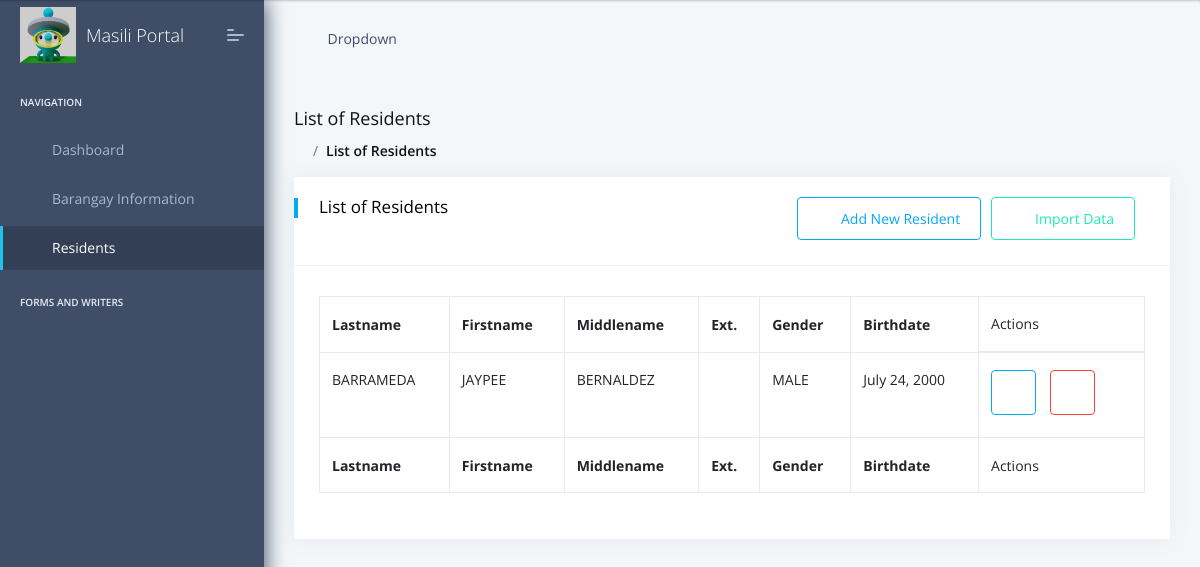
/residents/ (signed in), run on the app's committed database.
### apps/home/models.py (models this page shows)
class Resident(models.Model):
    id = models.AutoField(primary_key=True)
    res_fname = models.CharField(max_length=50, blank=False)
    res_lname = models.CharField(max_length=50, blank=False)
    res_mname = models.CharField(max_length=50, blank=True)
    res_extname = models.CharField(max_length=5, blank=True)
    gender = (
        ['MALE', 'MALE'],
        ['FEMALE', 'FEMALE']
    )
    res_gender = models.CharField(max_length=10, choices=gender, blank=False)
    res_bdate = models.DateField(blank=False)
    res_place_of_birth = models.CharField(max_length=50, blank=False)
    res_purok = models.ForeignKey('purok', on_delete=models.CASCADE, blank=False)
    res_address1 = models.CharField(max_length=100, blank=False)
    res_contactNo = models.CharField(max_length=11, blank=False)
    res_email = models.EmailField(max_length=50, blank=False)
    civil_status = (
        ['SINGLE', 'SINGLE'],
        ['MARRIED', 'MARRIED'],
        ['WIDOWED', 'WIDOWED'],
        ['SEPARATED', 'SEPARATED'],
        ['DIVORCED', 'DIVORCED']
    )
    res_civil_status = models.CharField(max_length=10, choices=civil_status, blank=False)
    res_occupation = models.CharField(max_length=50, blank=False)
    res_nationality = models.CharField(max_length=50, blank=False)
    res_religion = models.CharField(max_length=50, blank=False)
    res_photo = models.ImageField(upload_to=resPhoto_path(), blank=True, null=True, storage=storage.OverwriteStorage())
    voter=(('YES','YES'),('NO','NO'))
    res_isVoter = models.CharField(max_length=10, choices=voter, blank=False)
    def __str__(self):
        return str(self.id)

### apps/home/views.py (the view)
# urls.py: path('residents/', views.residents_list, name='brgy_residents'),
def residents_list(request):
    _data = models.Resident.objects.all()
    print(_data)
    context = {'segment': 'residents', 'data': _data}
    html_template = loader.get_template('home/residents/residents_list.html')
    return HttpResponse(html_template.render(context, request))

### apps/context_processors.py (called while the page is built)
def cfg_assets_root(request):
    return { 'ASSETS_ROOT' : settings.ASSETS_ROOT }

### apps/templates/home/residents/residents_list.html (shortened to what this page needs)
{% extends 'home/residents/residents_base.html' %}
{% load static %}
{% block header %}
    <div class="page-header-title">
        <h5 class="m-b-10">List of Residents</h5>
    </div>
    <ul class="breadcrumb">
        <li class="breadcrumb-item"><a href="{% url 'home' %}"><i class="feather icon-home"></i></a></li>
        <li class="breadcrumb-item"><a href="/">List of Residents</a></li>
    </ul>
{% endblock %}
{% block resident_view %}
    <div class="row">
        <div class="col-xl-12">
            <div class="card">
                <div class="card-header">
                    <h5>List of Residents</h5>
                    <a class="btn btn-outline-success float-right" href='{% url 'brgy_resident_add' %}'><i class="fas fa-plus"></i>Import Data</a>
                    <a class="btn btn-outline-primary float-right" href='{% url 'brgy_resident_add' %}'><i class="fas fa-plus"></i>Add New Resident</a>
                </div>
                <div class="card-block table-border-style">
                    <div class="table-responsive">
                        <table id="example1" class="table table-bordered table-hover">
                            <thead>
                            <tr>
                                <th>Lastname</th>
                                <th>Firstname</th>
                                <th>Middlename</th>
                                <th>Ext.</th>
                                <th>Gender</th>
                                <th>Birthdate</th>
                                <td>Actions</td>
                            </tr>
                            </thead>
                            <tbody>
                            {% for resident in data %}
                                <tr>
                                    <td>{{ resident.res_lname }}</td>
                                    <td>{{ resident.res_fname }}</td>
                                    <td>{{ resident.res_mname }}</td>
                                    <td>{{ resident.res_extname }}</td>
                                    <td>{{ resident.res_gender }}</td>
                                    <td>{{ resident.res_bdate }}</td>
                                    <td>
                                        <a class="btn btn-icon btn-outline-primary" href="{% url 'resident_view' resident.id %}"><i class="fas fa-info"></i></a>
                                        <a class="btn btn-icon btn-outline-danger" href="{% url 'brgy_purok_delete' resident.id %}"><i class="fas fa-trash"></i></a>
                                    </td>
                                </tr>
                            {% endfor %}
                            </tbody>
                            <tfoot>
                            <tr>
                                <th>Lastname</th>
                                <th>Firstname</th>
                                <th>Middlename</th>
                                <th>Ext.</th>
                                <th>Gender</th>
                                <th>Birthdate</th>
                                <td>Actions</td>
                            </tr>
                            </tfoot>
                        </table>
                    </div>
                </div>
            </div>
        </div>
    </div>
{% endblock %}

### data on the page
Resident: res_lname "BARRAMEDA", res_fname "JAYPEE", res_mname "BERNALDEZ", res_gender "MALE", res_bdate "July 24, 2000"
